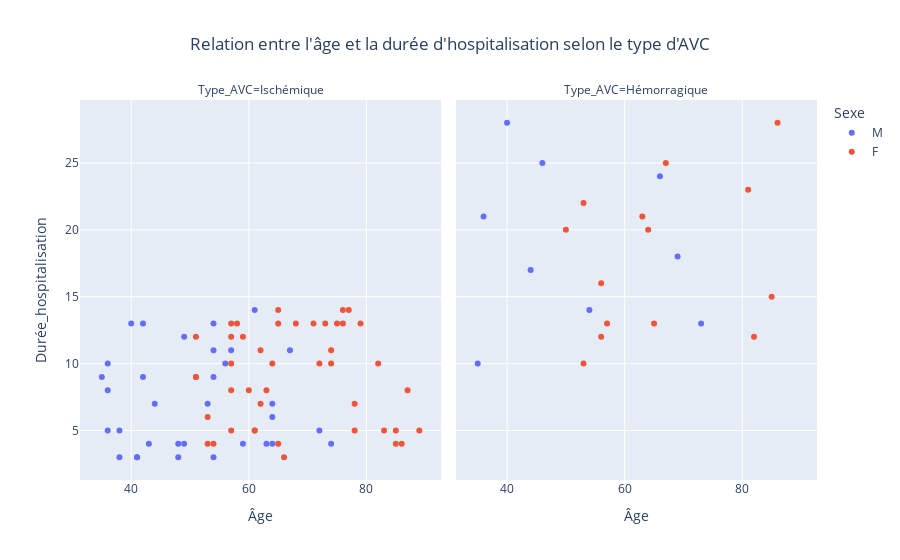

This figure's notebook cell:
### Markdown cell above
<div class="alert alert-warning" style="font-size:16px;">
<b> 
3.2 Visualisez la relation entre l’âge et la durée d’hospitalisation</br>

Utilisez Plotly Express pour créer un nuage de points (scatter plot).

- Sur l’axe X : Âge

- Sur l’axe Y : Durée_hospitalisation

Différenciez les points selon le sexe (color='Sexe')

Créez des sous-graphes (subplots) pour chaque type d’AVC afin de comparer facilement les distributions.

Ajoutez un titre clair à la figure et centrez-le.

Affichez la figure avec fig.show().

Indice : facet_col est un argument utilisé pour faire des facettes (c'est-à-dire des sous-graphiques alignés dans la même figure) pour chaque variable unique dans une colonne. Cet argument est donc utilisable pour générer automatiquement les subplots par catégorie de Type_AVC.</br>
</div>

### Code cell
# TODO Tracer le nuage de points 3D avec Plotly express
import plotly.express as px

fig = px.scatter(
    df_avc,
    x="Âge",
    y="Durée_hospitalisation",
    color="Sexe",
    facet_col="Type_AVC",        
    title="Relation entre l'âge et la durée d'hospitalisation selon le type d'AVC"
)

fig.update_layout(title_x=0.5)

fig.show()

### Figure 1 — Plotly figure (JSON) as saved in the notebook; plotly's stock layout.template omitted (floating-point values rounded to 4 significant figures)
{"data": [{"hovertemplate": "Sexe=M<br>Type_AVC=Ischémique<br>Âge=%{x}<br>Durée_hospitalisation=%{y}<extra></extra>", "legendgroup": "M", "marker": {"color": "#636efa", "symbol": "circle"}, "mode": "markers", "name": "M", "orientation": "v", "showlegend": true, "type": "scatter", "x": [54, 64, 49, 59, 61, 42, 43, 38, 48, 35, 44, 64, 63, 40, 54, 72, 36, 41, 42, 67, 53, 57, 49, 56, 36, 74, 41, 48, 36, 54, 64, 38, 54], "xaxis": "x", "y": [3, 6, 12, 4, 14, 9, 4, 5, 4, 9, 7, 4, 4, 13, 9, 5, 8, 3, 13, 11, 7, 11, 4, 10, 10, 4, 3, 3, 5, 13, 7, 3, 11], "yaxis": "y"}, {"hovertemplate": "Sexe=M<br>Type_AVC=Hémorragique<br>Âge=%{x}<br>Durée_hospitalisation=%{y}<extra></extra>", "legendgroup": "M", "marker": {"color": "#636efa", "symbol": "circle"}, "mode": "markers", "name": "M", "orientation": "v", "showlegend": false, "type": "scatter", "x": [36, 46, 40, 73, 66, 54, 44, 69, 35], "xaxis": "x2", "y": [21, 25, 28, 13, 24, 14, 17, 18, 10], "yaxis": "y2"}, {"hovertemplate": "Sexe=F<br>Type_AVC=Ischémique<br>Âge=%{x}<br>Durée_hospitalisation=%{y}<extra></extra>", "legendgroup": "F", "marker": {"color": "#EF553B", "symbol": "circle"}, "mode": "markers", "name": "F", "orientation": "v", "showlegend": true, "type": "scatter", "x": [51, 53, 53, 62, 60, 77, 87, 51, 62, 68, 86, 65, 64, 74, 61, 75, 79, 76, 65, 58, 85, 63, 51, 73, 78, 74, 85, 78, 65, 57, 82, 83, 57, 66, 57, 89, 54, 71, 61, 76, 57, 59, 57, 72], "xaxis": "x", "y": [9, 4, 6, 7, 8, 14, 8, 12, 11, 13, 4, 14, 10, 11, 5, 13, 13, 14, 4, 13, 4, 8, 9, 13, 7, 10, 5, 5, 13, 8, 10, 5, 13, 3, 12, 5, 4, 13, 5, 13, 5, 12, 10, 10], "yaxis": "y"}, {"hovertemplate": "Sexe=F<br>Type_AVC=Hémorragique<br>Âge=%{x}<br>Durée_hospitalisation=%{y}<extra></extra>", "legendgroup": "F", "marker": {"color": "#EF553B", "symbol": "circle"}, "mode": "markers", "name": "F", "orientation": "v", "showlegend": false, "type": "scatter", "x": [65, 56, 63, 67, 56, 53, 53, 82, 50, 57, 86, 81, 85, 64], "xaxis": "x2", "y": [13, 12, 21, 25, 16, 22, 10, 12, 20, 13, 28, 23, 15, 20], "yaxis": "y2"}], "layout": {"annotations": [{"font": {}, "showarrow": false, "text": "Type_AVC=Ischémique", "x": 0.245, "xanchor": "center", "xref": "paper", "y": 1, "yanchor": "bottom", "yref": "paper"}, {"font": {}, "showarrow": false, "text": "Type_AVC=Hémorragique", "x": 0.755, "xanchor": "center", "xref": "paper", "y": 1, "yanchor": "bottom", "yref": "paper"}], "legend": {"title": {"text": "Sexe"}, "tracegroupgap": 0}, "title": {"text": "Relation entre l'âge et la durée d'hospitalisation selon le type d'AVC", "x": 0.5}, "xaxis": {"anchor": "y", "domain": [0, 0.49], "title": {"text": "Âge"}}, "xaxis2": {"anchor": "y2", "domain": [0.51, 1], "matches": "x", "title": {"text": "Âge"}}, "yaxis": {"anchor": "x", "domain": [0, 1], "title": {"text": "Durée_hospitalisation"}}, "yaxis2": {"anchor": "x2", "domain": [0, 1], "matches": "y", "showticklabels": false}}}
